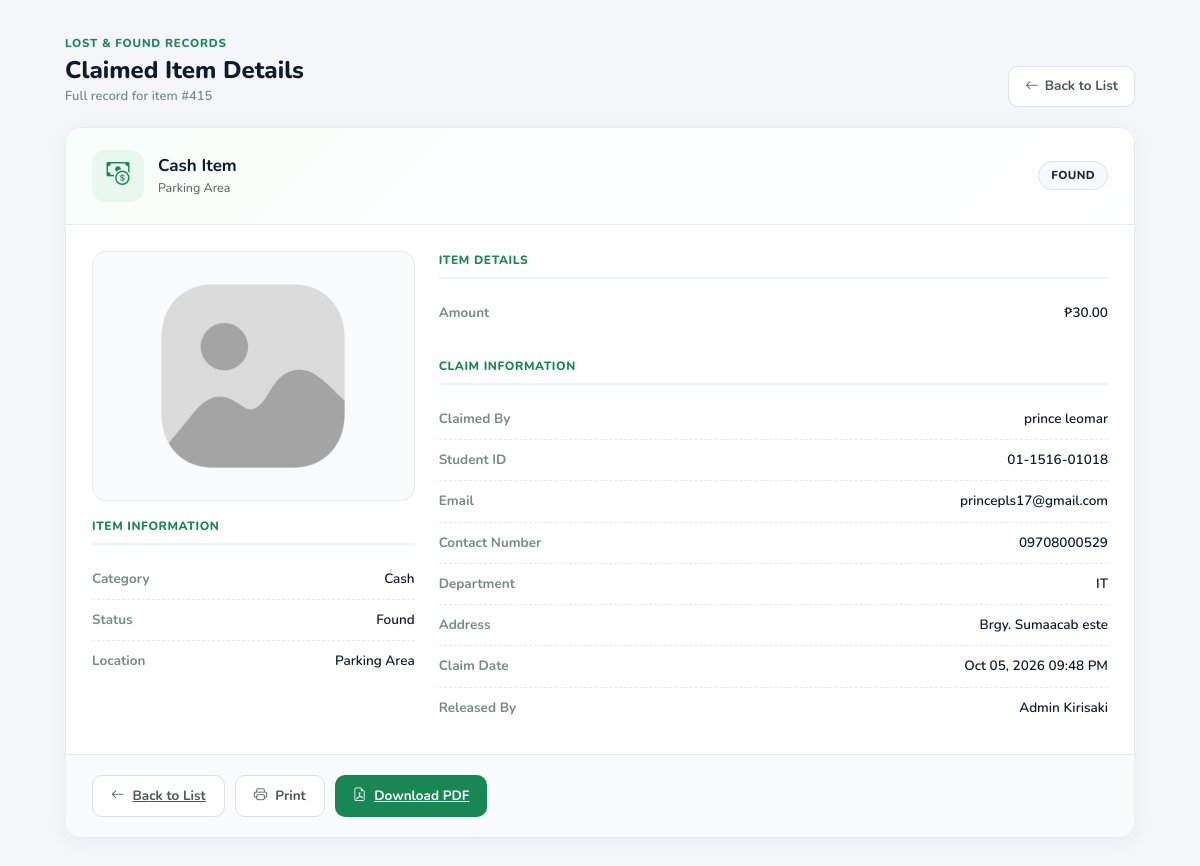
Page /admin/adminLostFoundView.php?id=415 (signed in) on the committed database.
### tables this page shows
CREATE TABLE `lost_found` (
  `id` int(11) NOT NULL,
  `category` enum('Cash','Gadget','Document','Other') NOT NULL,
  `status` enum('Lost','Found') NOT NULL,
  `reported_location` varchar(255) DEFAULT NULL,
  `email` varchar(100) DEFAULT NULL,
  `image` varchar(255) DEFAULT 'default.jpg',
  `reporter_role` enum('Student','Faculty','Visitor / Guest','Anonymous') DEFAULT NULL,
  `reporter_name` varchar(150) DEFAULT NULL,
  `reporter_id` varchar(50) DEFAULT NULL,
  `reporter_year` varchar(50) DEFAULT NULL,
  `reporter_department` enum('BSA','CRIM','EDUC','HMTM','IT','RAD TECH / MED TECH') DEFAULT NULL,
  `cash_amount` decimal(10,2) DEFAULT NULL,
  `gadget_type` enum('Cell Phone','Laptop','Tablet','Smart watches','Audio Gadgets') DEFAULT NULL,
  `gadget_brand` varchar(100) DEFAULT NULL,
  `gadget_color` varchar(100) DEFAULT NULL,
  `gadget_description` text DEFAULT NULL,
  `document_type` varchar(100) DEFAULT NULL,
  `document_name` varchar(100) DEFAULT NULL,
  `other_title` varchar(150) DEFAULT NULL,
  `other_description` text DEFAULT NULL,
  `created_by` int(11) DEFAULT NULL,
  `edited_by` int(11) DEFAULT NULL,
  `edited_at` datetime DEFAULT NULL,
  `released_by` int(11) DEFAULT NULL,
  `resolved_by` int(11) DEFAULT NULL,
  `is_claimed` tinyint(1) DEFAULT 0,
  `claimed_by` varchar(255) DEFAULT NULL,
  `claimed_id` varchar(255) DEFAULT NULL,
  `claimed_email` varchar(255) DEFAULT NULL,
  `claimed_contact` varchar(255) DEFAULT NULL,
  `claimed_department` enum('BSA','CRIM','EDUC','HMTM','IT','RAD TECH / MED TECH','FACULTY','VISITOR / GUEST') DEFAULT NULL,
  `claimed_address` varchar(255) DEFAULT NULL,
  `claimed_date` datetime DEFAULT NULL,
  `created_at` timestamp NOT NULL DEFAULT current_timestamp(),
  `is_resolved` tinyint(1) DEFAULT 0,
  `resolved_at` datetime DEFAULT NULL,
  `renewed_at` datetime DEFAULT NULL,
  `renewed_by` int(11) DEFAULT NULL
);

### admin/adminLostFoundView.php (the view, shortened to what this page needs)
<?php
include '../config/db.php';
$id = (int)$_GET['id'];
$stmt = $conn->prepare("
    SELECT
        lost_found.*,
        ar.firstName AS admin_released_first,
        ar.lastName AS admin_released_last,
        sr.firstName AS staff_released_first,
        sr.lastName AS staff_released_last
    FROM lost_found
    LEFT JOIN admin ar
        ON lost_found.released_by = ar.id
    LEFT JOIN staff sr
        ON lost_found.released_by = sr.id
    WHERE lost_found.id = ?
");
$stmt->bind_param("i", $id);
$stmt->execute();
$item = $stmt->get_result()->fetch_assoc();
if (!empty($item['admin_released_first'])) {
    $releasedBy =
        $item['admin_released_first'] . ' ' .
        $item['admin_released_last'];
}
elseif (!empty($item['staff_released_first'])) {
    $releasedBy =
        $item['staff_released_first'] . ' ' .
        $item['staff_released_last'];
}
else {
    $releasedBy = '-';
}
function statusBadgeClass($status)
{
    switch (strtolower($status)) {
        default:
            return 'bg-light text-dark border';
    }
}
function categoryIcon($category)
{
    switch ($category) {
        case 'Cash':
            return 'bi-cash-coin';
    }
}
?>
<!DOCTYPE html>
<html lang="en">
<head>
<link href="https://cdn.jsdelivr.net/npm/bootstrap@5.3.3/dist/css/bootstrap.min.css"
      rel="stylesheet">
<link href="https://cdn.jsdelivr.net/npm/bootstrap-icons@1.10.5/font/bootstrap-icons.css"
      rel="stylesheet">
</head>
<body>
<div class="page-wrap">
    <div class="view-header">
        <div>
            <div class="eyebrow">
                Lost & Found Records
            </div>
            <h3 class="view-title">
                Claimed Item Details
            </h3>
            <div class="view-subtitle">
                Full record for item #<?= $id ?>
            </div>
        </div>
        <a href="adminLostFoundList.php"
           class="back-link">
            <i class="bi bi-arrow-left"></i>
            Back to List
        </a>
    </div>
    <div class="detail-card">
        <div class="detail-card-header">
            <div class="category-icon-lg">
                <i class="bi <?= categoryIcon($item['category']) ?>"></i>
            </div>
            <div class="flex-grow-1">
                <div class="fw-bold"
                     style="font-size:17px;">
                    <?= htmlspecialchars($item['category']) ?> Item
                </div>
                <div class="text-muted"
                     style="font-size:12.5px;">
                    <?= htmlspecialchars($item['reported_location']) ?>
                </div>
            </div>
            <span class="status-badge <?= statusBadgeClass($item['status']) ?>">
                <?= htmlspecialchars($item['status']) ?>
            </span>
        </div>
        <div class="detail-card-body">
            <div class="row g-4">
                <div class="col-lg-4">
                    <div class="item-image-frame">
                        <img src="../uploads/<?= htmlspecialchars($item['image']) ?>"
                             alt="Item image">
                    </div>
                    <div class="section-label">
                        Item Information
                    </div>
                    <div class="info-list">
                        <div class="info-row">
                            <span class="info-label">
                                Category
                            </span>
                            <span class="info-value">
                                <?= htmlspecialchars($item['category']) ?>
                            </span>
                        </div>
                        <div class="info-row">
                            <span class="info-label">
                                Status
                            </span>
                            <span class="info-value">
                                <?= htmlspecialchars($item['status']) ?>
                            </span>
                        </div>
                        <div class="info-row">
                            <span class="info-label">
                                Location
                            </span>
                            <span class="info-value">
                                <?= htmlspecialchars($item['reported_location']) ?>
                            </span>
                        </div>
                    </div>
                </div>
                <div class="col-lg-8">
                    <div class="section-label">
                        Item Details
                    </div>
                    <div class="info-list mb-4">
                        <?php if ($item['category'] === 'Cash'): ?>
                            <div class="info-row">
                                <span class="info-label">
                                    Amount
                                </span>
                                <span class="info-value">
                                    ₱<?= number_format($item['cash_amount'], 2) ?>
                                </span>
                            </div>
                        <?php endif; ?>
                    </div>
                    <div class="section-label">
                        Claim Information
                    </div>
                    <div class="info-list">
                        <div class="info-row">
                            <span class="info-label">
                                Claimed By
                            </span>
                            <span class="info-value">
                                <?= htmlspecialchars($item['claimed_by'] ?? '-') ?>
                            </span>
                        </div>
                        <div class="info-row">
                            <span class="info-label">
                                Student ID
                            </span>
                            <span class="info-value">
                                <?= htmlspecialchars($item['claimed_id'] ?? '-') ?>
                            </span>
                        </div>
                        <div class="info-row">
                            <span class="info-label">
                                Email
                            </span>
                            <span class="info-value">
                                <?= htmlspecialchars($item['claimed_email'] ?? '-') ?>
                            </span>
                        </div>
                        <div class="info-row">
                            <span class="info-label">
                                Contact Number
                            </span>
                            <span class="info-value">
                                <?= htmlspecialchars($item['claimed_contact'] ?? '-') ?>
                            </span>
                        </div>
                        <div class="info-row">
                            <span class="info-label">
                                Department
                            </span>
                            <span class="info-value">
                                <?= htmlspecialchars($item['claimed_department'] ?? '-') ?>
                            </span>
                        </div>
                        <div class="info-row">
                            <span class="info-label">
                                Address
                            </span>
                            <span class="info-value">
                                <?= htmlspecialchars($item['claimed_address'] ?? '-') ?>
                            </span>
                        </div>
                        <div class="info-row">
                            <span class="info-label">
                                Claim Date
                            </span>
                            <span class="info-value">
                                <?= !empty($item['claimed_date'])
                                    ? date(
                                        'M d, Y h:i A',
                                        strtotime($item['claimed_date'])
                                    )
                                    : '-' ?>
                            </span>
                        </div>
                        <div class="info-row">
                            <span class="info-label">
                                Released By
                            </span>
                            <span class="info-value">
                                <?= htmlspecialchars($releasedBy) ?>
                            </span>
                        </div>
                    </div>
                </div>
            </div>
        </div>
        <div class="action-bar">
            <a href="adminLostFoundList.php"
               class="btn-app btn-app-outline">
                <i class="bi bi-arrow-left"></i>
                Back to List
            </a>
            <button onclick="window.print()"
                    class="btn-app btn-app-outline">
                <i class="bi bi-printer"></i>
                Print
            </button>
            <a href="adminLostFoundView.php?id=<?= $id ?>&pdf=1"
               class="btn-app btn-app-primary">
                <i class="bi bi-file-earmark-pdf"></i>
                Download PDF
            </a>
        </div>
    </div>
</div>
</body>
</html>

### admin/adminLostFoundView.php (style rules this page uses)
* { box-sizing: border-box; }
body { font-family: 'Nunito', Arial, sans-serif; background: #f5f6fa; color: #0F1B2D; }
.page-wrap { max-width: 1100px; margin: 0 auto; padding: 35px 15px 60px; }
.view-header { display: flex; justify-content: space-between; align-items: flex-end; flex-wrap: wrap; gap: 12px; margin-bottom: 20px; }
.eyebrow { font-size: 11.5px; font-weight: 800; letter-spacing: .8px; text-transform: uppercase; color: #198754; margin-bottom: 4px; }
.view-title { font-weight: 800; font-size: 24px; margin: 0; color: #0F1B2D; }
.view-subtitle { font-size: 13px; color: #7C8A85; font-weight: 600; margin-top: 2px; }
.back-link { display: inline-flex; align-items: center; gap: 6px; font-size: 13.5px; font-weight: 700; color: #4B5A54; text-decoration: none; padding: 9px 16px; border-radius: 10px; border: 1px solid #dee2e6; background: #fff; transition: .2s ease; }
.detail-card { background: #fff; border: 1px solid #E7ECE9; border-radius: 16px; box-shadow: 0 4px 20px rgba(20, 60, 40, 0.05); overflow: hidden; }
.detail-card-header { display: flex; align-items: center; gap: 14px; padding: 22px 26px; border-bottom: 1px solid #E7ECE9; background: linear-gradient(135deg, #f8fefb 0%, #ffffff 100%); }
.category-icon-lg { width: 52px; height: 52px; min-width: 52px; border-radius: 14px; background: #E8F7EF; color: #198754; display: flex; align-items: center; justify-content: center; font-size: 23px; }
.status-badge { font-size: 11.5px; font-weight: 800; letter-spacing: .4px; text-transform: uppercase; padding: 5px 12px; border-radius: 20px; display: inline-block; }
.detail-card-body { padding: 26px; }
.item-image-frame { border: 1px solid #E7ECE9; border-radius: 14px; padding: 14px; background: #fafbfc; text-align: center; margin-bottom: 16px; }
.item-image-frame img { max-width: 100%; max-height: 220px; border-radius: 10px; object-fit: cover; }
.section-label { font-size: 12px; font-weight: 800; letter-spacing: .6px; text-transform: uppercase; color: #198754; margin-bottom: 14px; padding-bottom: 8px; border-bottom: 2px solid #E8F7EF; }
.info-list { margin: 0; }
.info-row { display: flex; justify-content: space-between; gap: 10px; padding: 10px 0; border-bottom: 1px dashed #E7ECE9; font-size: 13.5px; }
.info-row:last-child { border-bottom: none; }
.info-label { color: #7C8A85; font-weight: 700; white-space: nowrap; }
.info-value { font-weight: 600; color: #0F1B2D; text-align: right; }
.action-bar { display: flex; gap: 10px; flex-wrap: wrap; padding: 20px 26px; border-top: 1px solid #E7ECE9; background: #fafbfc; }
.btn-app { border-radius: 10px; font-weight: 700; font-size: 13.5px; padding: 10px 18px; display: inline-flex; align-items: center; gap: 8px; border: none; }
.btn-app-outline { border: 1px solid #dee2e6; background: #fff; color: #4B5A54; }
.btn-app-primary { background: #198754; color: #fff; }

### rows in the picture
lost_found: category "Cash", reported_location "Parking Area", status "FOUND", image (placeholder picture), status "Found", cash_amount "30.00", claimed_by "prince leomar", claimed "01-1516-01018", claimed_email "princepls17@gmail.com", claimed_contact "09708000529", claimed_department "IT", claimed_address "Brgy. Sumaacab este", claimed_date "Oct 05, 2026 09:48 PM", admin.firstName+lastName "Admin Kirisaki"

### other values in the picture
$id "415"
